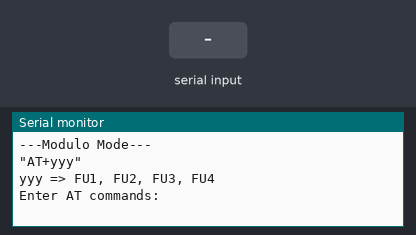
A sketch run on a simulated Arduino Uno, built with avr-gcc and run on an emulated ATmega328P. Shown: the last lines printed to the serial monitor. The test bench sets the inputs (shaded band).

Above: at 0.8 s.
0.9 s: "1" received over Serial
At 1.06 s:
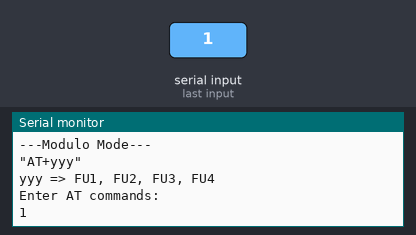
2.6 s: "1" received over the second serial link
At 2.87 s:
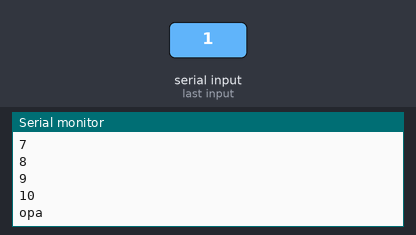
Timing chart, 0 to 5.6 s (numbered marks = the images above; inputs shaded):
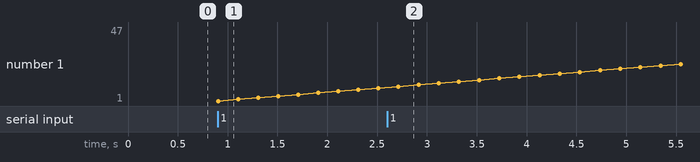

The sketch:

comandoAT.ino
```cpp
//HC-12 AT Commander
//Autor Tom Heylen tomtomheylen.com
//The HC-12 commander mode runs at baud rate 9600

#include <SoftwareSerial.h>

SoftwareSerial mySerial(2, 3); // RX, TX

String r;
int pacote;
bool passou;

void setup() {
  Serial.begin(9600);
  Serial.println("---Modulo Mode---");
  Serial.println("\"AT+yyy\"");
  Serial.print("yyy => FU1, FU2, FU3, FU4");
  Serial.println("\nEnter AT commands:");
  mySerial.begin(9600);
  pacote = 0;
  passou = false;
  while(!Serial.available()){;}
  mySerial.write(Serial.read());

}

void loop(){

  mySerial.print(pacote);
  pacote++;
  Serial.println(pacote);

  if(mySerial.available()){
    Serial.println("opa");
  }

  delay(200);
}
```

Measured:
- after the input at 0.9 s, the serial monitor: prints a new line at once (image 1)
- after the input at 2.6 s, the serial monitor: prints a new line after 0.12 s (image 2)
